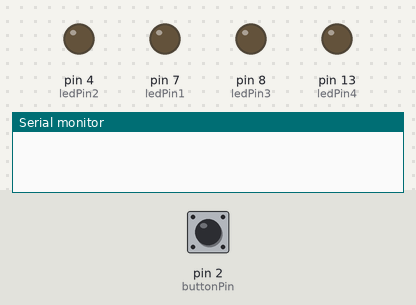
This sketch was run on a simulated Arduino Uno, built with avr-gcc and run on an emulated ATmega328P. On the bench: output pins drawn as LEDs (lit = HIGH), the last lines printed to the serial monitor. Dashed ring = blinking. Inputs (shaded band) come from the test bench; at power-on: pin 2 (buttonPin) LOW.

Above: at 1.2 s.
1.3 s: pin 2 (buttonPin) pulled HIGH for 0.15 s
At 1.36 s:
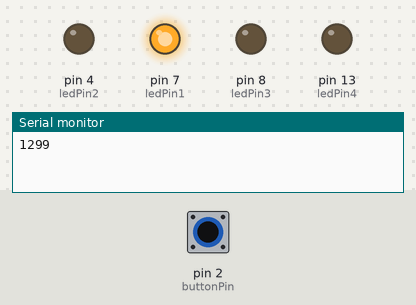
3.3 s: pin 2 (buttonPin) pulled HIGH for 3.2 s
At 3.49 s:
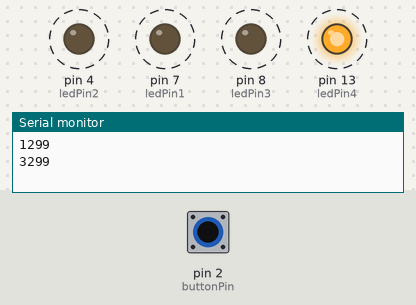
Timing chart, 0 to 8.1 s (numbered marks = the images above; inputs shaded):
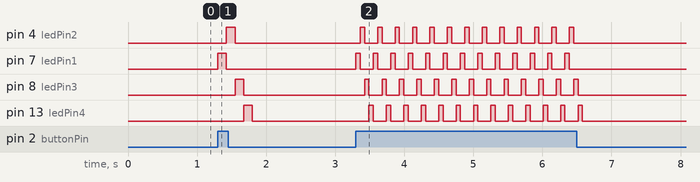

The sketch:

hw4.ino
```cpp
const int ledPin1 =  7;
const int ledPin2 =  4;
const int ledPin3 =  8;
const int ledPin4 =  13;
const int buttonPin = 2;
long previousMillis = 0;        // will store last time LED was updated
int buttonState = 0;            // Checks if button is pushed
int buttonPush = 0;             // Toggles between 0 to hold state

void setup() {
  Serial.begin(9600);
// set the digital pin as output:
   pinMode(ledPin1, OUTPUT);
   pinMode(ledPin2, OUTPUT);
   pinMode(ledPin3, OUTPUT);
   pinMode(ledPin4, OUTPUT);
   pinMode(buttonPin, INPUT);
}
void loop()
{

   buttonState = digitalRead(buttonPin);
   if (buttonState == 1) {
    unsigned long currentMillis = millis();
      buttonPush = 1;
      if (buttonPush == 1){
        Serial.println(currentMillis-previousMillis);
         if(currentMillis - previousMillis < 1000) {   //if button is pressed less then 1s
            previousMillis = millis();
            digitalWrite(ledPin1, HIGH);
            delay(250);
            digitalWrite(ledPin1, LOW);
            digitalWrite(ledPin2, HIGH);
            delay(250);
            digitalWrite(ledPin2, LOW);
            digitalWrite(ledPin3, HIGH);
            delay(250);
            digitalWrite(ledPin3, LOW);
            digitalWrite(ledPin4, HIGH);
            delay(250);
            digitalWrite(ledPin4, LOW);
         }
         if(currentMillis - previousMillis > 1000 and currentMillis - previousMillis < 3000) {  //if button is pressed less then 3s but greater than 1s
            digitalWrite(ledPin1, HIGH);
            delay(125);
            digitalWrite(ledPin1, LOW);
            digitalWrite(ledPin2, HIGH);
            delay(125);
            digitalWrite(ledPin2, LOW);
            digitalWrite(ledPin3, HIGH);
            delay(125);
            digitalWrite(ledPin3, LOW);
            digitalWrite(ledPin4, HIGH);
            delay(125);
            digitalWrite(ledPin4, LOW);
         }
         if(currentMillis - previousMillis > 3000) { //if button is pressed greater then 3s
            digitalWrite(ledPin1, HIGH);
            delay(63);
            digitalWrite(ledPin1, LOW);
            digitalWrite(ledPin2, HIGH);
            delay(63);
            digitalWrite(ledPin2, LOW);
            digitalWrite(ledPin3, HIGH);
            delay(63);
            digitalWrite(ledPin3, LOW);
            digitalWrite(ledPin4, HIGH);
            delay(63);
            digitalWrite(ledPin4, LOW);
         }
         else {
            buttonPush = 0;
         }
      }
      else {
         digitalWrite(ledPin1, LOW);
         digitalWrite(ledPin2, LOW);
         digitalWrite(ledPin3, LOW);
         digitalWrite(ledPin4, LOW);
      }

   }
}
```

Measured:
- after the input at 1.3 s, pin 4 (ledPin2): LOW → HIGH after 0.13 s, → LOW 0.13 s later; pin 7 (ledPin1): LOW → HIGH at once, → LOW 0.13 s later; pin 8 (ledPin3): LOW → HIGH after 0.25 s, → LOW 0.13 s later; pin 13 (ledPin4): LOW → HIGH after 0.38 s, → LOW 0.13 s later
- after the input at 3.3 s, pin 4 (ledPin2): alternates HIGH for 0.06 s and LOW for 0.19 s, 26 changes in all, then stays LOW, starting after 0.06 s; pin 7 (ledPin1): alternates HIGH for 0.06 s and LOW for 0.19 s, 26 changes in all, then stays LOW, starting at once
